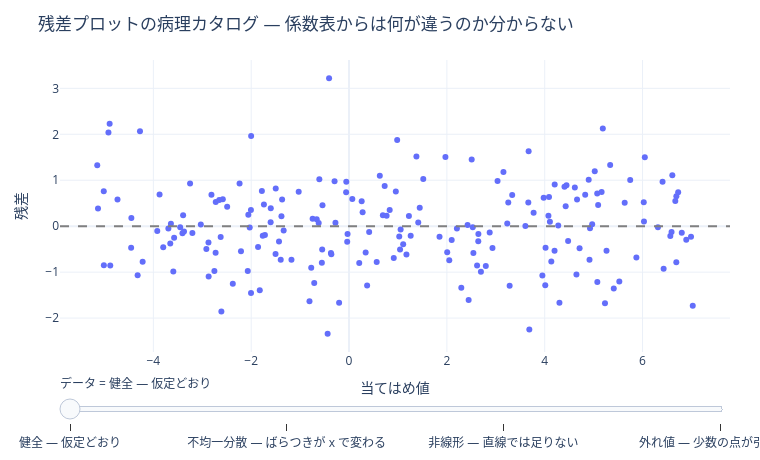

This figure's notebook cell:
### Code cell
plotting.residual_catalogue(seed=1, n=200)

### Figure 1 — Plotly figure (JSON) as saved in the notebook; plotly's stock layout.template omitted (floating-point values rounded to 4 significant figures; data arrays with more than 128 entries replaced by an {"elided": "..."} marker saying what was removed)
{"data": [{"marker": {"size": 6}, "mode": "markers", "name": "R^2 = 0.936", "type": "scatter", "x": {"elided": "200 float values"}, "y": {"elided": "200 float values"}}], "layout": {"height": 460, "margin": {"b": 50, "l": 60, "r": 30, "t": 60}, "shapes": [{"line": {"color": "grey", "dash": "dash"}, "type": "line", "x0": 0, "x1": 1, "xref": "x domain", "y0": 0.0, "y1": 0.0, "yref": "y"}], "sliders": [{"currentvalue": {"prefix": "データ = "}, "steps": [{"args": [["健全 — 仮定どおり"], {"frame": {"duration": 0, "redraw": true}, "mode": "immediate"}], "label": "健全 — 仮定どおり", "method": "animate"}, {"args": [["不均一分散 — ばらつきが x で変わる"], {"frame": {"duration": 0, "redraw": true}, "mode": "immediate"}], "label": "不均一分散 — ばらつきが x で変わる", "method": "animate"}, {"args": [["非線形 — 直線では足りない"], {"frame": {"duration": 0, "redraw": true}, "mode": "immediate"}], "label": "非線形 — 直線では足りない", "method": "animate"}, {"args": [["外れ値 — 少数の点が引っ張る"], {"frame": {"duration": 0, "redraw": true}, "mode": "immediate"}], "label": "外れ値 — 少数の点が引っ張る", "method": "animate"}]}], "title": {"text": "残差プロットの病理カタログ — 係数表からは何が違うのか分からない"}, "width": 760, "xaxis": {"title": {"text": "当てはめ値"}}, "yaxis": {"title": {"text": "残差"}}}}
